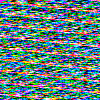
Frame 1 (no input)
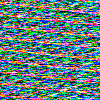
Frame 60 (the mouse pressed at the canvas centre just before this capture)
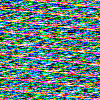
Frame 120 (the mouse held since frame 60 and released just before this capture)

The Processing sketch that drew these frames (run headless with seeded random() and noise(); from frame 60 on, the mouse is pressed at the canvas centre):

// Processing sketch: build3
// ── build3.pde
int redBuffer;
int blueBuffer;
int greenBuffer;
PImage display;
color pixel;
int iterationCount;

void setup(){

  iterationCount=0;
  redBuffer = int(random(pow(2,32)));
  greenBuffer =  int(random(pow(2,32)));
  blueBuffer =  int(random(pow(2,32)));
  display = createImage(100,100,RGB);
  frameRate(15);

  size(display.width,display.height); 

}

void draw(){

  generatePixels();
  image(display,0,0);
  display.save("frameOutput_"+nf(iterationCount,4)+".png");
  if (iterationCount < 0){
    exit();
  }

  iterationCount++;

}

void generatePixels(){
  for (int i=0; i<display.pixels.length;i++){
    redBuffer=shift(redBuffer, 26, 2);
    greenBuffer=shift(greenBuffer, 27, 26);
    blueBuffer=shift(blueBuffer, 9, 31);
    pixel = color(int(byte(redBuffer)),int(byte(greenBuffer)),int(byte(blueBuffer)));
    display.pixels[i]=pixel;
  }

  display.updatePixels();

}

int shift(int input, int tapPos1, int tapPos2){
  int register = input << 1 ^ ((input >> tapPos1 & 1) ^ (input >> tapPos2 & 1));
  return register;
}
